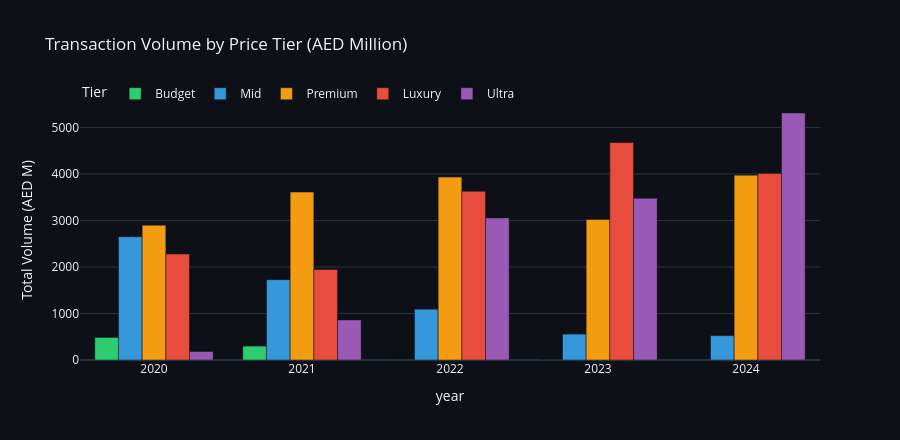

Here is the notebook cell this chart was saved with:
### Markdown cell above
### 4.9 Transaction Volume by Price Tier

### Code cell
tier_data = (
    df.groupby(["year", "price_tier"])
      .agg(volume=("value_m_aed", "sum"))
      .reset_index()
)

fig9 = px.bar(tier_data, x="year", y="volume", color="price_tier",
    barmode="group",
    title="Transaction Volume by Price Tier (AED Million)",
    color_discrete_map={
        "Budget": "#2ecc71", "Mid": "#3498db", "Premium": "#f39c12",
        "Luxury": "#e74c3c", "Ultra": "#9b59b6"
    },
    labels={"volume": "Total Volume (AED M)", "price_tier": "Tier"},
    template="plotly_dark")
fig9.update_layout(paper_bgcolor=DARK, plot_bgcolor=DARK,
    height=440, legend=dict(orientation="h", y=1.08))
fig9.show()

### Figure 1 — Plotly figure (JSON) as saved in the notebook; plotly's stock layout.template omitted (floating-point values rounded to 4 significant figures)
{"data": [{"alignmentgroup": "True", "hovertemplate": "Tier=Budget<br>year=%{x}<br>Total Volume (AED M)=%{y}<extra></extra>", "legendgroup": "Budget", "marker": {"color": "#2ecc71", "pattern": {"shape": ""}}, "name": "Budget", "offsetgroup": "Budget", "orientation": "v", "showlegend": true, "textposition": "auto", "type": "bar", "x": [2020, 2021, 2022, 2023], "xaxis": "x", "y": [485.1, 299.2, 7.884, 1.815], "yaxis": "y"}, {"alignmentgroup": "True", "hovertemplate": "Tier=Mid<br>year=%{x}<br>Total Volume (AED M)=%{y}<extra></extra>", "legendgroup": "Mid", "marker": {"color": "#3498db", "pattern": {"shape": ""}}, "name": "Mid", "offsetgroup": "Mid", "orientation": "v", "showlegend": true, "textposition": "auto", "type": "bar", "x": [2020, 2021, 2022, 2023, 2024], "xaxis": "x", "y": [2651.0, 1727.0, 1094.0, 556.6, 524.2], "yaxis": "y"}, {"alignmentgroup": "True", "hovertemplate": "Tier=Premium<br>year=%{x}<br>Total Volume (AED M)=%{y}<extra></extra>", "legendgroup": "Premium", "marker": {"color": "#f39c12", "pattern": {"shape": ""}}, "name": "Premium", "offsetgroup": "Premium", "orientation": "v", "showlegend": true, "textposition": "auto", "type": "bar", "x": [2020, 2021, 2022, 2023, 2024], "xaxis": "x", "y": [2898.0, 3610.0, 3932.0, 3021.0, 3974.0], "yaxis": "y"}, {"alignmentgroup": "True", "hovertemplate": "Tier=Luxury<br>year=%{x}<br>Total Volume (AED M)=%{y}<extra></extra>", "legendgroup": "Luxury", "marker": {"color": "#e74c3c", "pattern": {"shape": ""}}, "name": "Luxury", "offsetgroup": "Luxury", "orientation": "v", "showlegend": true, "textposition": "auto", "type": "bar", "x": [2020, 2021, 2022, 2023, 2024], "xaxis": "x", "y": [2279.0, 1945.0, 3627.0, 4675.0, 4011.0], "yaxis": "y"}, {"alignmentgroup": "True", "hovertemplate": "Tier=Ultra<br>year=%{x}<br>Total Volume (AED M)=%{y}<extra></extra>", "legendgroup": "Ultra", "marker": {"color": "#9b59b6", "pattern": {"shape": ""}}, "name": "Ultra", "offsetgroup": "Ultra", "orientation": "v", "showlegend": true, "textposition": "auto", "type": "bar", "x": [2020, 2021, 2022, 2023, 2024], "xaxis": "x", "y": [182.4, 861.9, 3055.0, 3477.0, 5310.0], "yaxis": "y"}], "layout": {"barmode": "group", "height": 440, "legend": {"orientation": "h", "title": {"text": "Tier"}, "tracegroupgap": 0, "y": 1.08}, "paper_bgcolor": "#0d1117", "plot_bgcolor": "#0d1117", "title": {"text": "Transaction Volume by Price Tier (AED Million)"}, "xaxis": {"anchor": "y", "domain": [0, 1], "title": {"text": "year"}}, "yaxis": {"anchor": "x", "domain": [0, 1], "title": {"text": "Total Volume (AED M)"}}}}
